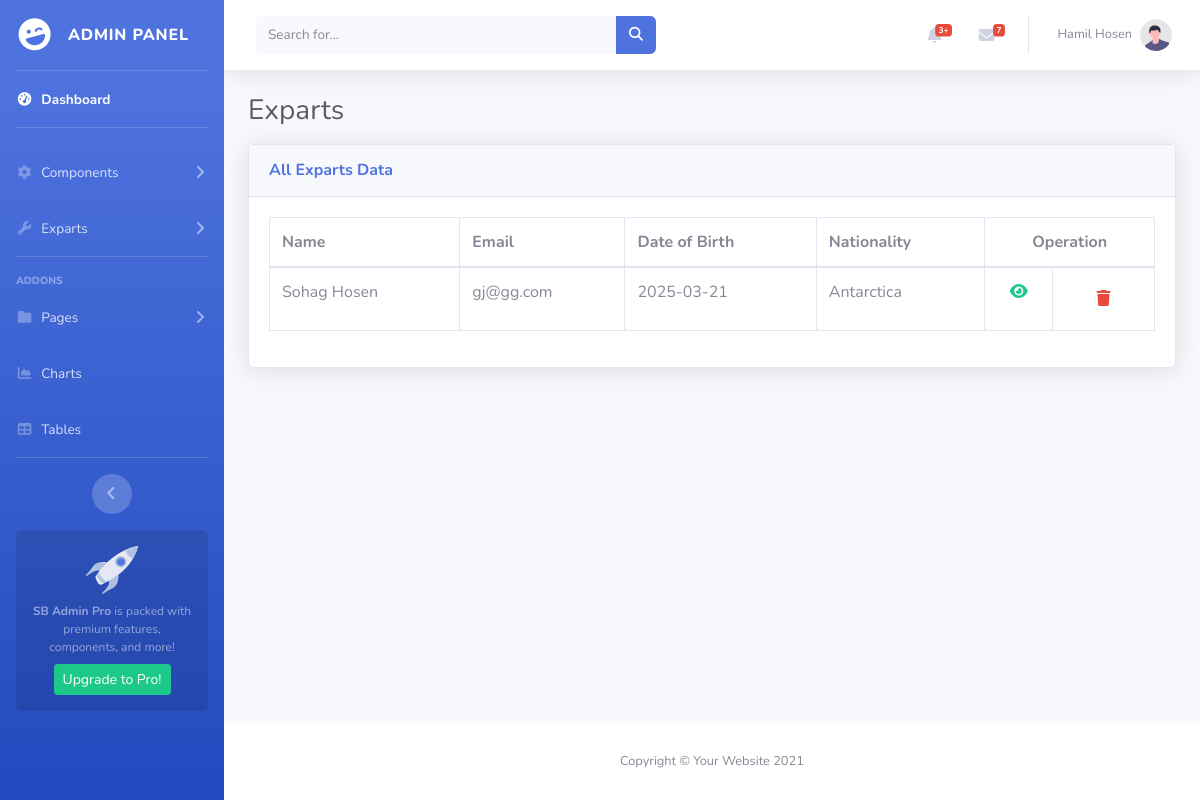
The page /view-expart.php (signed in) on the database its author committed.
### tables this page shows
CREATE TABLE `exparts` (
  `id` int(11) NOT NULL,
  `name` varchar(100) NOT NULL,
  `phone` varchar(100) NOT NULL,
  `email` varchar(100) NOT NULL,
  `profile_img` varchar(255) NOT NULL,
  `certificate_img` varchar(255) NOT NULL,
  `date_of_birth` date NOT NULL,
  `nationality` varchar(150) NOT NULL,
  `citizenship` varchar(255) DEFAULT NULL,
  `language` varchar(255) DEFAULT NULL,
  `description` text NOT NULL,
  `expart_id` bigint(20) NOT NULL
);

### view-expart.php (the view, shortened to what this page needs)
<?php include 'header.php';?>
                <div class="container-fluid">
                    <h1 class="h3 mb-3 text-gray-800">Exparts</h1>
                    <div class="card shadow mb-4">
                        <div class="card-header py-3">
                            <h6 class="m-0 font-weight-bold text-primary">All Exparts Data</h6>
                        </div>
                        <div class="card-body">
                            <div class="table-responsive">
                                <table class="table table-bordered" id="dataTable" width="100%" cellspacing="0">
                                    <thead>
                                        <tr>
                                            <th>Name</th>
                                            <th>Email</th>
                                            <th>Date of Birth</th>
                                            <th>Nationality</th>
                                            <th colspan="2" class="text-center">Operation</th>
                                        </tr>
                                    </thead>
                                    <tbody>
                                    <?php
                                    $select_expart = "SELECT * FROM `exparts`";
                                    $expart_query = mysqli_query($conn, $select_expart);
                                    if (mysqli_num_rows($expart_query) > 0) {
                                        while ($item = mysqli_fetch_assoc($expart_query)) { ?>
                                            <tr>
                                                <td><?= htmlspecialchars($item['name']) ?></td>
                                                <td><?= htmlspecialchars($item['email']) ?></td>
                                                <td><?= htmlspecialchars($item['date_of_birth']) ?></td>
                                                <td><?= htmlspecialchars($item['nationality']) ?></td>
                                                <td class="text-center">
                                                    <a class="text-success" href="details-expart.php?expart_id=<?= $item['expart_id'] ?>"><i class="fa-solid fa-eye"></i></a>
                                                </td>
                                                <td class="text-center">
                                                    <form method="POST" onsubmit=" return confirm('Are you sure you want to delete?')">
                                                        <button class="btn btn-transparent text-danger cursor-pointer" type="submit" name="DeleteBtn"><i class="fa-solid fa-trash"></i></button>
                                                    </form>
                                                </td>
                                            </tr>
                                        <?php }
                                    } else {
                                        echo "<tr><td colspan='7' class='text-center'>No Data Found</td></tr>";
                                    }
                                    ?>
                                    </tbody>
                                </table>
                            </div>
                        </div>
                    </div>
                </div>
            </div>
<?php include 'footer.php';
?>

### rows shown on the page
exparts: name "Sohag Hosen", email "gj@gg.com", date_of_birth "2025-03-21", nationality "Antarctica"

### other values the page prints
$_SESSION['admin_name'] "Hamil Hosen"
